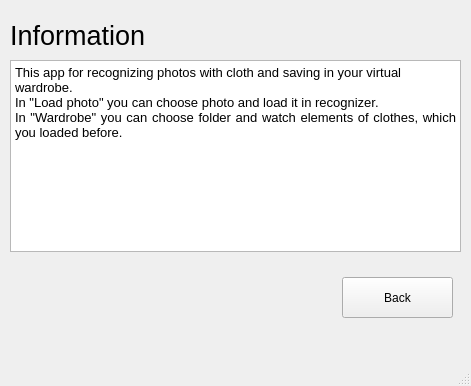
<?xml version="1.0" encoding="UTF-8"?>
<ui version="4.0">
 <class>MainWindow</class>
 <widget class="QMainWindow" name="MainWindow">
  <property name="geometry">
   <rect>
    <x>0</x>
    <y>0</y>
    <width>471</width>
    <height>386</height>
   </rect>
  </property>
  <property name="windowTitle">
   <string>MyClothes</string>
  </property>
  <widget class="QWidget" name="centralwidget">
   <widget class="QLabel" name="label">
    <property name="geometry">
     <rect>
      <x>10</x>
      <y>10</y>
      <width>181</width>
      <height>51</height>
     </rect>
    </property>
    <property name="font">
     <font>
      <pointsize>20</pointsize>
     </font>
    </property>
    <property name="text">
     <string>Information</string>
    </property>
   </widget>
   <widget class="QTextBrowser" name="textBrowser">
    <property name="geometry">
     <rect>
      <x>10</x>
      <y>60</y>
      <width>451</width>
      <height>192</height>
     </rect>
    </property>
    <property name="html">
     <string>&lt;!DOCTYPE HTML PUBLIC &quot;-//W3C//DTD HTML 4.0//EN&quot; &quot;http://www.w3.org/TR/REC-html40/strict.dtd&quot;&gt;
&lt;html&gt;&lt;head&gt;&lt;meta name=&quot;qrichtext&quot; content=&quot;1&quot; /&gt;&lt;style type=&quot;text/css&quot;&gt;
p, li { white-space: pre-wrap; }
&lt;/style&gt;&lt;/head&gt;&lt;body style=&quot; font-family:'MS Shell Dlg 2'; font-size:7.8pt; font-weight:400; font-style:normal;&quot;&gt;
&lt;p style=&quot; margin-top:0px; margin-bottom:0px; margin-left:0px; margin-right:0px; -qt-block-indent:0; text-indent:0px;&quot;&gt;&lt;span style=&quot; font-size:10pt;&quot;&gt;This app for recognizing photos with cloth and saving in your virtual wardrobe.&lt;/span&gt;&lt;/p&gt;
&lt;p align=&quot;justify&quot; style=&quot; margin-top:0px; margin-bottom:0px; margin-left:0px; margin-right:0px; -qt-block-indent:0; text-indent:0px;&quot;&gt;&lt;span style=&quot; font-size:10pt;&quot;&gt;In &amp;quot;Load photo&amp;quot; you can choose photo and load it in recognizer.&lt;/span&gt;&lt;/p&gt;
&lt;p align=&quot;justify&quot; style=&quot; margin-top:0px; margin-bottom:0px; margin-left:0px; margin-right:0px; -qt-block-indent:0; text-indent:0px;&quot;&gt;&lt;span style=&quot; font-size:10pt;&quot;&gt;In &amp;quot;Wardrobe&amp;quot; you can choose folder and watch elements of clothes, which you loaded before.&lt;/span&gt;&lt;/p&gt;
&lt;p align=&quot;justify&quot; style=&quot;-qt-paragraph-type:empty; margin-top:0px; margin-bottom:0px; margin-left:0px; margin-right:0px; -qt-block-indent:0; text-indent:0px; font-size:10pt;&quot;&gt;&lt;br /&gt;&lt;/p&gt;&lt;/body&gt;&lt;/html&gt;</string>
    </property>
   </widget>
   <widget class="QPushButton" name="pushButton">
    <property name="geometry">
     <rect>
      <x>342</x>
      <y>277</y>
      <width>111</width>
      <height>41</height>
     </rect>
    </property>
    <property name="text">
     <string>Back</string>
    </property>
   </widget>
  </widget>
  <widget class="QMenuBar" name="menubar">
   <property name="geometry">
    <rect>
     <x>0</x>
     <y>0</y>
     <width>471</width>
     <height>26</height>
    </rect>
   </property>
  </widget>
  <widget class="QStatusBar" name="statusbar"/>
 </widget>
 <resources/>
 <connections/>
</ui>
